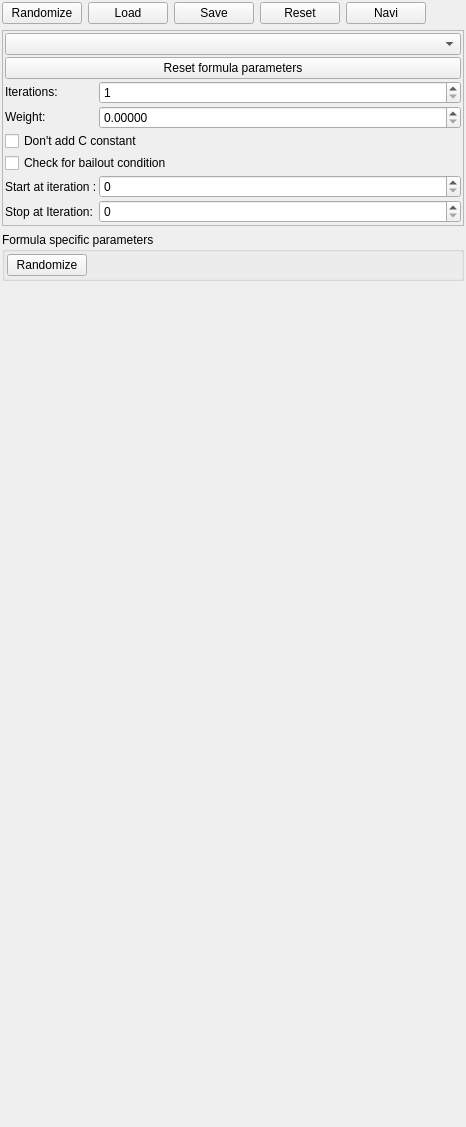
<?xml version="1.0" encoding="UTF-8"?>
<ui version="4.0">
 <class>cFractalObject</class>
 <widget class="QWidget" name="cFractalObject">
  <property name="geometry">
   <rect>
    <x>0</x>
    <y>0</y>
    <width>466</width>
    <height>1127</height>
   </rect>
  </property>
  <property name="windowTitle">
   <string>Form</string>
  </property>
  <layout class="QVBoxLayout" name="verticalLayout">
   <property name="leftMargin">
    <number>2</number>
   </property>
   <property name="topMargin">
    <number>2</number>
   </property>
   <property name="rightMargin">
    <number>2</number>
   </property>
   <property name="bottomMargin">
    <number>2</number>
   </property>
   <item>
    <layout class="QHBoxLayout" name="horizontalLayout_2">
     <item>
      <widget class="cButtonRandomSettingsFromWidget" name="pushButton_local_randomize_2">
       <property name="toolTip">
        <string>Randomizes parameters of this fractal tab to generate new, random settings.</string>
       </property>
       <property name="sizePolicy">
        <sizepolicy hsizetype="Maximum" vsizetype="Fixed">
         <horstretch>0</horstretch>
         <verstretch>0</verstretch>
        </sizepolicy>
       </property>
       <property name="text">
        <string>Randomize</string>
       </property>
      </widget>
     </item>
     <item>
      <widget class="cButtonLoadSettingsFromWidget" name="pushButton_local_load">
       <property name="toolTip">
        <string>Loads settings from a selected fractal file into all parameters of this fractal tab.</string>
       </property>
       <property name="text">
        <string>Load</string>
       </property>
      </widget>
     </item>
     <item>
      <widget class="cButtonSaveSettingsFromWidget" name="pushButton_local_save">
       <property name="toolTip">
        <string>Saves all parameters of this fractal tab to a selected file.</string>
       </property>
       <property name="text">
        <string>Save</string>
       </property>
      </widget>
     </item>
     <item>
      <widget class="cButtonResetSettingsFromWidget" name="pushButton_local_reset">
       <property name="toolTip">
        <string>Restores all parameters of this fractal tab to their default values.</string>
       </property>
       <property name="text">
        <string>Reset</string>
       </property>
      </widget>
     </item>
     <item>
      <widget class="QPushButton" name="pushButton_local_navi">
       <property name="toolTip">
        <string>&lt;html&gt;&lt;head/&gt;&lt;body&gt;&lt;p&gt;Opens navigator window which allows changes to this fractal parameters with instant preview.&lt;/p&gt;&lt;/body&gt;&lt;/html&gt;</string>
       </property>
       <property name="sizePolicy">
        <sizepolicy hsizetype="Maximum" vsizetype="Fixed">
         <horstretch>0</horstretch>
         <verstretch>0</verstretch>
        </sizepolicy>
       </property>
       <property name="text">
        <string>Navi</string>
       </property>
      </widget>
     </item>
     <item>
      <spacer name="horizontalSpacer_2">
       <property name="orientation">
        <enum>Qt::Horizontal</enum>
       </property>
       <property name="sizeHint" stdset="0">
        <size>
         <width>40</width>
         <height>20</height>
        </size>
       </property>
      </spacer>
     </item>
    </layout>
   </item>
   <item>
    <widget class="QFrame" name="frame_iterations_formula">
     <property name="frameShape">
      <enum>QFrame::StyledPanel</enum>
     </property>
     <property name="frameShadow">
      <enum>QFrame::Raised</enum>
     </property>
     <layout class="QVBoxLayout" name="verticalLayout_56">
      <property name="spacing">
       <number>2</number>
      </property>
      <property name="leftMargin">
       <number>2</number>
      </property>
      <property name="topMargin">
       <number>2</number>
      </property>
      <property name="rightMargin">
       <number>2</number>
      </property>
      <property name="bottomMargin">
       <number>2</number>
      </property>
      <item>
       <layout class="QGridLayout" name="gridLayout_27" columnstretch="0,1">
        <property name="topMargin">
         <number>0</number>
        </property>
        <property name="spacing">
         <number>2</number>
        </property>
        <item row="1" column="0" colspan="2">
         <widget class="QPushButton" name="pushButton_reset_formula">
          <property name="toolTip">
           <string>&lt;html&gt;&lt;head/&gt;&lt;body&gt;&lt;p&gt;Resets the iterations, weight, Julia mode and all formula-specific parameters to their default values. The choice of the formula itself is kept.&lt;/p&gt;&lt;/body&gt;&lt;/html&gt;</string>
          </property>
          <property name="text">
           <string>Reset formula parameters</string>
          </property>
         </widget>
        </item>
        <item row="6" column="1">
         <widget class="MySpinBox" name="spinboxInt_formula_start_iteration">
          <property name="sizePolicy">
           <sizepolicy hsizetype="Minimum" vsizetype="Maximum">
            <horstretch>0</horstretch>
            <verstretch>0</verstretch>
           </sizepolicy>
          </property>
          <property name="toolTip">
           <string>&lt;html&gt;&lt;head/&gt;&lt;body&gt;&lt;p&gt;This fractal formula will be used when iteration number will be not less than 'Start at iteration'&lt;/p&gt;&lt;/body&gt;&lt;/html&gt;</string>
          </property>
          <property name="minimum">
           <number>0</number>
          </property>
          <property name="maximum">
           <number>99999</number>
          </property>
          <property name="value">
           <number>0</number>
          </property>
         </widget>
        </item>
        <item row="6" column="0">
         <widget class="QLabel" name="label_formula_start_iteration">
          <property name="text">
           <string>Start at iteration :</string>
          </property>
         </widget>
        </item>
        <item row="3" column="0">
         <widget class="QLabel" name="label_formula_weight">
          <property name="sizePolicy">
           <sizepolicy hsizetype="Preferred" vsizetype="Maximum">
            <horstretch>0</horstretch>
            <verstretch>0</verstretch>
           </sizepolicy>
          </property>
          <property name="text">
           <string>Weight:</string>
          </property>
         </widget>
        </item>
        <item row="0" column="0" colspan="2">
         <widget class="cFormulaComboBox" name="comboBox_formula">
          <property name="sizePolicy">
           <sizepolicy hsizetype="Preferred" vsizetype="Maximum">
            <horstretch>0</horstretch>
            <verstretch>0</verstretch>
           </sizepolicy>
          </property>
          <property name="toolTip">
           <string>&lt;html&gt;&lt;head/&gt;&lt;body&gt;&lt;p&gt;Selection for fractal formula. Fractal formula defines shape of fractal.&lt;/p&gt;&lt;p&gt;Algorithm (code) for selected formula is visible in Information box.&lt;/p&gt;&lt;/body&gt;&lt;/html&gt;</string>
          </property>
          <property name="maxVisibleItems">
           <number>50</number>
          </property>
         </widget>
        </item>
        <item row="3" column="1">
         <widget class="MyDoubleSpinBox" name="spinbox_formula_weight">
          <property name="sizePolicy">
           <sizepolicy hsizetype="Minimum" vsizetype="Maximum">
            <horstretch>0</horstretch>
            <verstretch>0</verstretch>
           </sizepolicy>
          </property>
          <property name="toolTip">
           <string>&lt;html&gt;&lt;head/&gt;&lt;body&gt;&lt;p&gt;Weight of result of fractal formula. If weight is zero then result is ignored. If result is 1 then is fully taken.&lt;/p&gt;&lt;/body&gt;&lt;/html&gt;</string>
          </property>
          <property name="prefix">
           <string/>
          </property>
          <property name="suffix">
           <string/>
          </property>
          <property name="decimals">
           <number>5</number>
          </property>
          <property name="maximum">
           <double>1.000000000000000</double>
          </property>
          <property name="singleStep">
           <double>0.010000000000000</double>
          </property>
         </widget>
        </item>
        <item row="2" column="1">
         <widget class="MySpinBox" name="spinboxInt_formula_iterations">
          <property name="sizePolicy">
           <sizepolicy hsizetype="Minimum" vsizetype="Maximum">
            <horstretch>0</horstretch>
            <verstretch>0</verstretch>
           </sizepolicy>
          </property>
          <property name="toolTip">
           <string>&lt;html&gt;&lt;head/&gt;&lt;body&gt;&lt;p&gt;Number of iterations to calculate for this formula&lt;/p&gt;&lt;/body&gt;&lt;/html&gt;</string>
          </property>
          <property name="minimum">
           <number>1</number>
          </property>
          <property name="maximum">
           <number>500</number>
          </property>
         </widget>
        </item>
        <item row="2" column="0">
         <widget class="QLabel" name="label_formula_iterations">
          <property name="sizePolicy">
           <sizepolicy hsizetype="Preferred" vsizetype="Maximum">
            <horstretch>0</horstretch>
            <verstretch>0</verstretch>
           </sizepolicy>
          </property>
          <property name="text">
           <string>Iterations:</string>
          </property>
         </widget>
        </item>
        <item row="5" column="0" colspan="2">
         <widget class="MyCheckBox" name="checkBox_check_for_bailout">
          <property name="sizePolicy">
           <sizepolicy hsizetype="Minimum" vsizetype="Maximum">
            <horstretch>0</horstretch>
            <verstretch>0</verstretch>
           </sizepolicy>
          </property>
          <property name="toolTip">
           <string>&lt;html&gt;&lt;head/&gt;&lt;body&gt;&lt;p&gt;Enables checking of bailout condition for this fractal formula. &lt;/p&gt;&lt;p&gt;Bailout condition is checked at the end of each iteration. If the length of the iteration vector is longer than the value defined by 'bailout' parameter,  then the  iterating  stops.&lt;/p&gt;&lt;/body&gt;&lt;/html&gt;</string>
          </property>
          <property name="text">
           <string>Check for bailout condition</string>
          </property>
         </widget>
        </item>
        <item row="7" column="0">
         <widget class="QLabel" name="label_formula_stop_iteration">
          <property name="text">
           <string>Stop at Iteration:</string>
          </property>
         </widget>
        </item>
        <item row="7" column="1">
         <widget class="MySpinBox" name="spinboxInt_formula_stop_iteration">
          <property name="sizePolicy">
           <sizepolicy hsizetype="Minimum" vsizetype="Maximum">
            <horstretch>0</horstretch>
            <verstretch>0</verstretch>
           </sizepolicy>
          </property>
          <property name="toolTip">
           <string>&lt;html&gt;&lt;head/&gt;&lt;body&gt;&lt;p&gt;This fractal formula will be used when iteration number will be not higher than 'Stop at iteration'&lt;/p&gt;&lt;/body&gt;&lt;/html&gt;</string>
          </property>
          <property name="maximum">
           <number>99999</number>
          </property>
         </widget>
        </item>
        <item row="4" column="0" colspan="2">
         <widget class="MyCheckBox" name="checkBox_dont_add_c_constant">
          <property name="sizePolicy">
           <sizepolicy hsizetype="Minimum" vsizetype="Maximum">
            <horstretch>0</horstretch>
            <verstretch>0</verstretch>
           </sizepolicy>
          </property>
          <property name="toolTip">
           <string>&lt;html&gt;&lt;head/&gt;&lt;body&gt;&lt;p&gt;Disables adding the global C constant (a copy of the coordinates of the point being iterated) to the result of the fractal formula in each iteration (e.g. z&lt;span style=" vertical-align:sub;"&gt;n+1&lt;/span&gt; = z&lt;span style=" vertical-align:sub;"&gt;n&lt;/span&gt;&lt;span style=" vertical-align:super;"&gt;2&lt;/span&gt; + C).&lt;/p&gt;&lt;/body&gt;&lt;/html&gt;</string>
          </property>
          <property name="text">
           <string>Don't add C constant</string>
          </property>
         </widget>
        </item>
       </layout>
      </item>
     </layout>
    </widget>
   </item>
   <item>
    <widget class="QGroupBox" name="groupBox_formula_parameters">
     <property name="title">
      <string>Formula specific parameters</string>
     </property>
     <layout class="QVBoxLayout" name="verticalLayout_77">
      <property name="spacing">
       <number>2</number>
      </property>
      <property name="leftMargin">
       <number>2</number>
      </property>
      <property name="topMargin">
       <number>2</number>
      </property>
      <property name="rightMargin">
       <number>2</number>
      </property>
      <property name="bottomMargin">
       <number>2</number>
      </property>
      <item>
       <widget class="cButtonRandomSettingsFromWidget" name="pushButton_local_randomize">
        <property name="toolTip">
         <string>Randomizes the parameters of the selected formula to generate new, random values.</string>
        </property>
        <property name="sizePolicy">
         <sizepolicy hsizetype="Maximum" vsizetype="Fixed">
          <horstretch>0</horstretch>
          <verstretch>0</verstretch>
         </sizepolicy>
        </property>
        <property name="text">
         <string>Randomize</string>
        </property>
       </widget>
      </item>
      <item>
       <layout class="QVBoxLayout" name="verticalLayout_fractal">
        <property name="spacing">
         <number>2</number>
        </property>
       </layout>
      </item>
     </layout>
    </widget>
   </item>
   <item>
    <spacer name="verticalSpacer">
     <property name="orientation">
      <enum>Qt::Vertical</enum>
     </property>
     <property name="sizeHint" stdset="0">
      <size>
       <width>20</width>
       <height>40</height>
      </size>
     </property>
    </spacer>
   </item>
  </layout>
 </widget>
 <customwidgets>
  <customwidget>
   <class>MySpinBox</class>
   <extends>QSpinBox</extends>
   <header>my_spin_box.h</header>
  </customwidget>
  <customwidget>
   <class>MyCheckBox</class>
   <extends>QCheckBox</extends>
   <header>my_check_box.h</header>
  </customwidget>
  <customwidget>
   <class>cButtonLoadSettingsFromWidget</class>
   <extends>QPushButton</extends>
   <header>buton_load_settings_from_widget.h</header>
  </customwidget>
  <customwidget>
   <class>cButtonSaveSettingsFromWidget</class>
   <extends>QPushButton</extends>
   <header>buton_save_settings_from_widget.h</header>
  </customwidget>
  <customwidget>
   <class>cButtonResetSettingsFromWidget</class>
   <extends>QPushButton</extends>
   <header>buton_reset_settings_from_widget.h</header>
  </customwidget>
  <customwidget>
   <class>MyDoubleSpinBox</class>
   <extends>QDoubleSpinBox</extends>
   <header>my_double_spin_box.h</header>
  </customwidget>
  <customwidget>
   <class>cButtonRandomSettingsFromWidget</class>
   <extends>QPushButton</extends>
   <header>buton_random_settings_from_widget.h</header>
  </customwidget>
  <customwidget>
   <class>cFormulaComboBox</class>
   <extends>QComboBox</extends>
   <header>formula_combo_box.h</header>
   <container>1</container>
  </customwidget>
 </customwidgets>
 <tabstops>
  <tabstop>comboBox_formula</tabstop>
  <tabstop>spinboxInt_formula_iterations</tabstop>
  <tabstop>spinbox_formula_weight</tabstop>
  <tabstop>checkBox_dont_add_c_constant</tabstop>
  <tabstop>checkBox_check_for_bailout</tabstop>
 </tabstops>
 <resources/>
 <connections/>
</ui>
